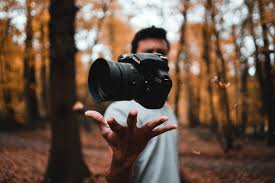
#> input picture Day04/sample.jpg, 275 x 183 px
$ python transformation.py
#> lines starting #> are read from the running program, lines starting #| are printed output that depends on the picture
import cv2
import numpy as np
import matplotlib.pyplot as plt
img=cv2.imread("sample.jpg")
#> img is the input picture: shape (183, 275, 3); mean B, G, R 69.6, 83.8, 105.4
img = cv2.cvtColor(img,cv2.COLOR_BGR2RGB)

M = np.float32([[1,0,50],[0,1,50]])
translate=cv2.warpAffine(img,M,(img.shape[1],img.shape[0]))
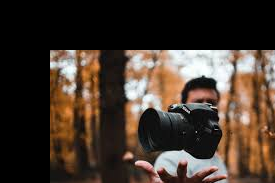
#> translate: shape (183, 275, 3); mean R, G, B 68.9, 55.4, 45.4

M=cv2.getRotationMatrix2D((img.shape[1]//2,img.shape[0]//2),45,1)
rotated=cv2.warpAffine(img,M,(img.shape[1],img.shape[0]))
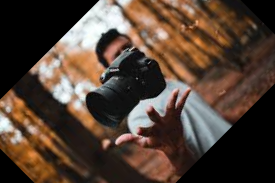
#> rotated: shape (183, 275, 3); mean R, G, B 83, 65.4, 53.5

pts1=np.float32(([50,50],[200,50],[50,200],[200,200]))
pts2=np.float32(([10,100],[200,50],[100,250],[220,220]))
M = cv2.getPerspectiveTransform(pts1,pts2)
perspective = cv2.warpPerspective(img,M,(img.shape[1],img.shape[0]))
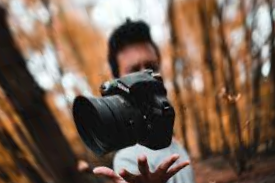
#> perspective: shape (183, 275, 3); mean R, G, B 119.1, 96, 79.4

title= ["original","Translate","rotated","prespective"]
images = [img,translate,rotated,perspective]

for i in range(4):
    plt.subplot(2,2,i+1),plt.imshow(img[i]),plt.title(title[i])
    plt.axis("off")
plt.show()
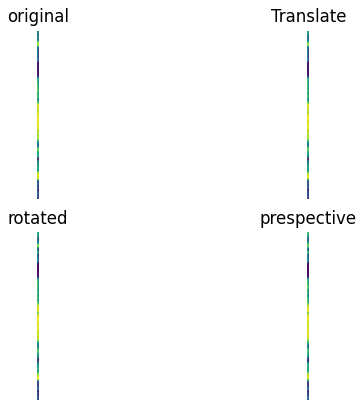
#> figure drawn by matplotlib, 4 panels
